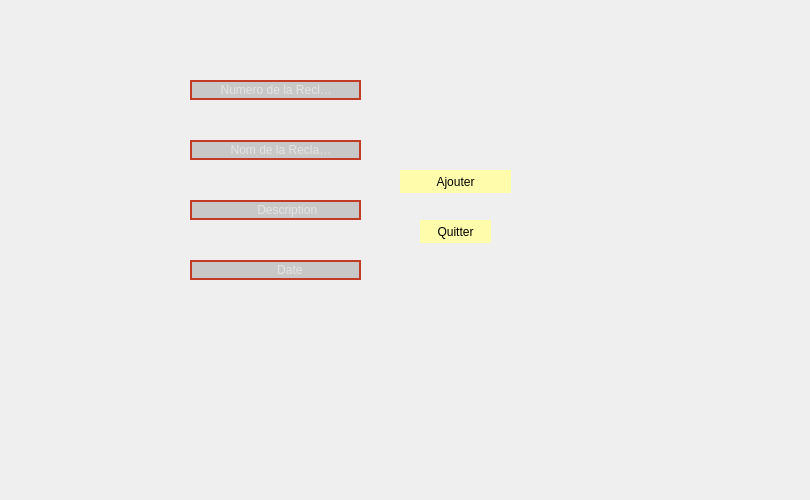
        <widget class="QWidget" name="tab_5">
         <attribute name="title">
          <string>Ajouter une Reclamation</string>
         </attribute>
         <widget class="QLabel" name="label">
          <property name="geometry">
           <rect>
            <x>10</x>
            <y>40</y>
            <width>131</width>
            <height>20</height>
           </rect>
          </property>
          <property name="text">
           <string/>
          </property>
         </widget>
         <widget class="QLabel" name="label_2">
          <property name="geometry">
           <rect>
            <x>10</x>
            <y>90</y>
            <width>131</width>
            <height>20</height>
           </rect>
          </property>
          <property name="text">
           <string/>
          </property>
         </widget>
         <widget class="QLabel" name="label_3">
          <property name="geometry">
           <rect>
            <x>20</x>
            <y>140</y>
            <width>61</width>
            <height>20</height>
           </rect>
          </property>
          <property name="text">
           <string/>
          </property>
         </widget>
         <widget class="QLabel" name="label_4">
          <property name="geometry">
           <rect>
            <x>30</x>
            <y>190</y>
            <width>47</width>
            <height>14</height>
           </rect>
          </property>
          <property name="text">
           <string/>
          </property>
         </widget>
         <widget class="QLineEdit" name="numR">
          <property name="geometry">
           <rect>
            <x>190</x>
            <y>80</y>
            <width>171</width>
            <height>20</height>
           </rect>
          </property>
          <property name="styleSheet">
           <string notr="true"> QLineEdit
{
border:2px solid rgb(194, 59, 36);
border-radius:20px;
color:#FFF;
padding-left :20px;
padding-right :20px;
background-color:rgb(200, 200, 200);

}
QLineEdit:hover
{
border: 2px solid rgb(0,0,0);
background-color:rgb(115, 115, 115) ;
}
QLineEdit:focus
{
border:2px solid rgb(0,0,0);
background-color: rgb(121, 121, 121);
}</string>
          </property>
          <property name="placeholderText">
           <string>  Numero de la Reclamation</string>
          </property>
         </widget>
         <widget class="QLineEdit" name="lineEdit_nomR">
          <property name="geometry">
           <rect>
            <x>190</x>
            <y>140</y>
            <width>171</width>
            <height>20</height>
           </rect>
          </property>
          <property name="styleSheet">
           <string notr="true"> QLineEdit
{
border:2px solid rgb(194, 59, 36);
border-radius:20px;
color:#FFF;
padding-left :20px;
padding-right :20px;
background-color:rgb(200, 200, 200);

}
QLineEdit:hover
{
border: 2px solid rgb(0,0,0);
background-color:rgb(115, 115, 115) ;
}
QLineEdit:focus
{
border:2px solid rgb(0,0,0);
background-color: rgb(121, 121, 121);
}</string>
          </property>
          <property name="placeholderText">
           <string>     Nom de la Reclamation</string>
          </property>
         </widget>
         <widget class="QLineEdit" name="lineEdit_descriptionR">
          <property name="geometry">
           <rect>
            <x>190</x>
            <y>200</y>
            <width>171</width>
            <height>20</height>
           </rect>
          </property>
          <property name="styleSheet">
           <string notr="true"> QLineEdit
{
border:2px solid rgb(194, 59, 36);
border-radius:20px;
color:#FFF;
padding-left :20px;
padding-right :20px;
background-color:rgb(200, 200, 200);

}
QLineEdit:hover
{
border: 2px solid rgb(0,0,0);
background-color:rgb(115, 115, 115) ;
}
QLineEdit:focus
{
border:2px solid rgb(0,0,0);
background-color: rgb(121, 121, 121);
}</string>
          </property>
          <property name="placeholderText">
           <string>             Description</string>
          </property>
         </widget>
         <widget class="QPushButton" name="pb_ajouter_rec">
          <property name="geometry">
           <rect>
            <x>400</x>
            <y>170</y>
            <width>111</width>
            <height>23</height>
           </rect>
          </property>
          <property name="styleSheet">
           <string notr="true">QPushButton
{
background-color:rgb(255, 252, 172);
border-radius:15px;}
QPushButton:hover
{
color:#333;
background:#49ebff;
background:rgb(200, 200, 200);
}</string>
          </property>
          <property name="text">
           <string>Ajouter</string>
          </property>
          <property name="autoRepeat">
           <bool>false</bool>
          </property>
         </widget>
         <widget class="QPushButton" name="pushButton_2">
          <property name="geometry">
           <rect>
            <x>420</x>
            <y>220</y>
            <width>71</width>
            <height>23</height>
           </rect>
          </property>
          <property name="styleSheet">
           <string notr="true">QPushButton
{
background-color:rgb(255, 252, 172);
border-radius:15px;}
QPushButton:hover
{
color:#333;
background:#49ebff;
background:rgb(200, 200, 200);
}</string>
          </property>
          <property name="text">
           <string>Quitter</string>
          </property>
         </widget>
         <widget class="QLineEdit" name="dateR">
          <property name="geometry">
           <rect>
            <x>190</x>
            <y>260</y>
            <width>171</width>
            <height>20</height>
           </rect>
          </property>
          <property name="styleSheet">
           <string notr="true"> QLineEdit
{
border:2px solid rgb(194, 59, 36);
border-radius:20px;
color:#FFF;
padding-left :20px;
padding-right :20px;
background-color:rgb(200, 200, 200);

}
QLineEdit:hover
{
border: 2px solid rgb(0,0,0);
background-color:rgb(115, 115, 115) ;
}
QLineEdit:focus
{
border:2px solid rgb(0,0,0);
background-color: rgb(121, 121, 121);
}</string>
          </property>
          <property name="placeholderText">
           <string>                   Date</string>
          </property>
         </widget>
         <widget class="QLabel" name="label_15">
          <property name="geometry">
           <rect>
            <x>690</x>
            <y>390</y>
            <width>111</width>
            <height>101</height>
           </rect>
          </property>
          <property name="styleSheet">
           <string notr="true">image: url(:/128600931_1102401160197019_8051103514919619627_n.png);</string>
          </property>
          <property name="text">
           <string/>
          </property>
          <property name="pixmap">
           <pixmap>../../Downloads/128600931_1102401160197019_8051103514919619627_n.png</pixmap>
          </property>
          <property name="scaledContents">
           <bool>true</bool>
          </property>
          <property name="wordWrap">
           <bool>false</bool>
          </property>
          <property name="openExternalLinks">
           <bool>false</bool>
          </property>
         </widget>
        </widget>
